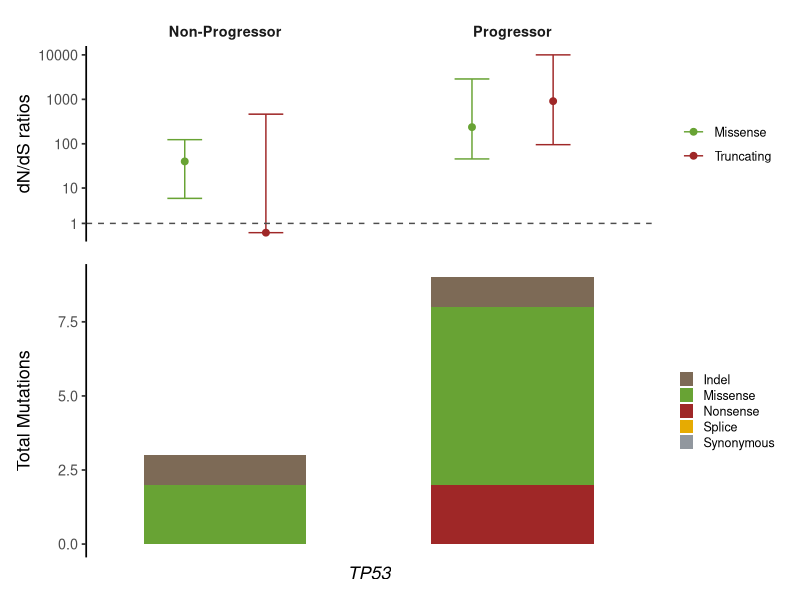

Reproduce this figure in R.
library(readr)
library(dplyr)
library(tidyr)
library(ggplot2)
library(patchwork)

#### Prep ####
# Read in data
prog <- read_tsv("data/variants/dndscv/dndscv_genes_prog_pre.tsv") |>
  mutate(group = "Progressor")
non_prog <- read_tsv("data/variants/dndscv/dndscv_genes_non_prog_pre.tsv") |>
  mutate(group = "Non-Progressor")
prog_ci <- read_tsv("data/variants/dndscv/prog_pre_gene_ci.tsv") |>
  mutate(group = "Progressor")
non_prog_ci <- read_tsv("data/variants/dndscv/non_prog_pre_gene_ci.tsv") |>
  mutate(group = "Non-Progressor")

combined_df <- bind_rows(prog, non_prog)

# Reshape and filter data
muts_df <- combined_df |>
  select(gene_name, qglobal_cv, group, n_syn, n_mis, n_non, n_spl, n_ind) |>
  pivot_longer(
    cols = starts_with("n_"),
    names_to = "mutation_type",
    values_to = "count"
  ) |>
  mutate(
    mutation_type = recode(mutation_type,
      n_syn = "Synonymous", n_mis = "Missense", n_non = "Nonsense",
      n_spl = "Splice", n_ind = "Indel"
    )
  )

### TP53 Plot ###
# Define colours
mutation_colours <- c(
  "Synonymous" = "#91979eff",   
  "Missense"   = "#68a334ff",  
  "Nonsense"   = "#9f2727ff",   
  "Splice"     = "#E6AB02",   
  "Indel"      = "#7d6a56ff"   
)

tp53_df <- muts_df |>
  filter(gene_name == "TP53") |>
  group_by(gene_name, group, mutation_type) |>
  summarise(total = sum(count), .groups = "drop")

barplot <- ggplot(tp53_df, aes(x = gene_name, y = total, fill = mutation_type)) +
              geom_col(position = "stack", width = 0.7) +
              facet_wrap(~group, scales = "free_x") +
              scale_fill_manual(values = mutation_colours) +
              labs(
                x = "TP53",
                y = "Total Mutations",
                fill = NULL
              ) +
              theme_classic(base_size = 13) +
              theme(
                panel.grid = element_blank(),
                axis.line.y = element_line(colour = "black"),
                axis.line.x = element_blank(),
                axis.title.x = element_text(face = "italic"),
                axis.ticks.x = element_blank(),
                axis.text.x = element_blank(),
                strip.background = element_blank(),
                strip.text = element_blank(),
                legend.position = "right",
                legend.key.size = unit(0.4, "cm"),
                legend.text = element_text(size = 9),
                legend.title = element_text(size = 9)
              )

# Prep
ci_df <- bind_rows(prog_ci, non_prog_ci) |>
  rename(gene_name = gene) |>
  filter(gene_name == "TP53") |>
  tidyr::pivot_longer(cols = starts_with(c("mis", "tru")),
                      names_to = c("type", ".value"),
                      names_pattern = "(mis|tru)_(.*)") |>
  mutate(type = dplyr::recode(type,
                         "mis" = "Missense",
                         "tru" = "Truncating")
        )

# Dot plot of truncating dN/dS with error bars
dotplot <- ggplot(ci_df, aes(x = gene_name, y = mle, colour = type)) +
  geom_point(size = 2, position = position_dodge(width = 0.7)) +
  geom_errorbar(aes(ymin = low, ymax = high),
    width = 0.3,
    position = position_dodge(width = 0.7)
  ) +
  geom_hline(yintercept = 1, linetype = "dashed", colour = "grey30") +
  scale_color_manual(values = c("#68a334ff", "#9f2727ff")) +
  scale_y_log10(trans = "pseudo_log", breaks = c(1, 10, 100, 1000, 10000)) +
  facet_wrap(~group, scales = "free_x") +
  theme_classic(base_size = 13) +
  theme(
    axis.title.x = element_blank(),
    axis.text.x = element_blank(),
    axis.ticks.x = element_blank(),
    axis.line.x = element_blank(),
    strip.background = element_blank(),
    strip.text = element_text(face = "bold"),
    legend.text = element_text(size = 9),
    legend.title = element_text(size = 9),
    legend.position = "right"
  ) +
  labs(y = "dN/dS ratios", colour = NULL)

# Combine
combined_plot <- dotplot / barplot + plot_layout(heights = c(1, 1.5))

ggsave("plots/dndscv/precursors/dndscv_tp53_plot.png", plot = combined_plot, height = 5, width = 5.2, dpi = 300)
